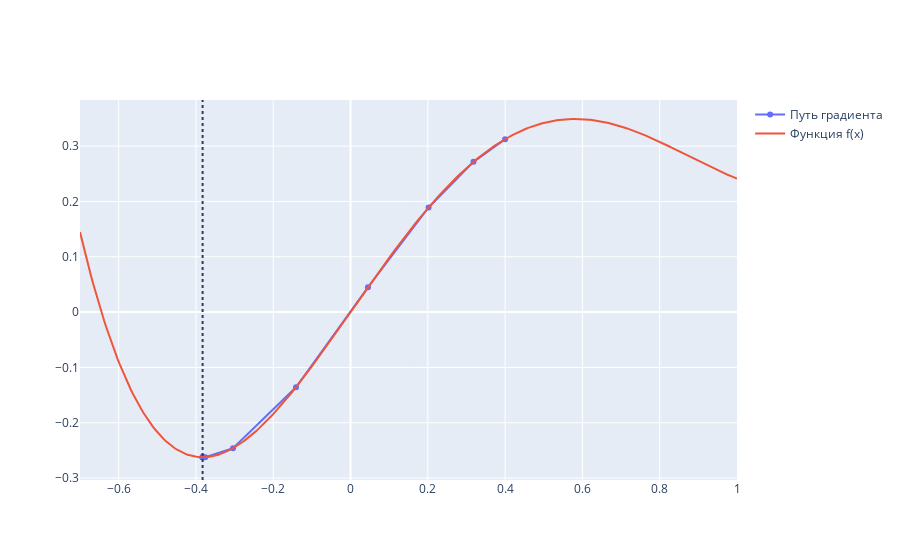

Notebook code for this chart:
### Code cell
visualise_descent_2d(gradient_descent, f, -0.7, 1, x0=0.4)

### Figure 1 — Plotly figure (JSON) as saved in the notebook; plotly's stock layout.template omitted (floating-point values rounded to 4 significant figures; data arrays with more than 128 entries replaced by an {"elided": "..."} marker saying what was removed)
{"data": [{"mode": "lines+markers", "name": "Путь градиента", "type": "scatter", "x": [0.4, 0.3182, 0.202, 0.04513, -0.1411, -0.3041, -0.376, -0.3829, -0.3828, -0.3828, -0.3828, -0.3828, -0.3828, -0.3828, -0.3828], "y": [0.3126, 0.2715, 0.1891, 0.04497, -0.1358, -0.2459, -0.2622, -0.2623, -0.2623, -0.2623, -0.2623, -0.2623, -0.2623, -0.2623, -0.2623]}, {"mode": "lines", "name": "Функция f(x)", "type": "scatter", "x": {"elided": "300 float values"}, "y": {"elided": "300 float values"}}], "layout": {"autosize": false, "shapes": [{"line": {"dash": "dot"}, "name": "Найденный минимум", "type": "line", "x0": -0.3828, "x1": -0.3828, "xref": "x", "y0": 0, "y1": 1, "yref": "y domain"}]}}
